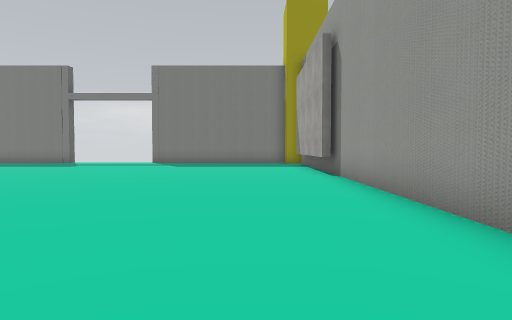
view 1 (above)

17 first-person views from a walk through a scene from a Unity 3-D project. The camera is 1.5 m above the floor, tilts 2° down and sees 75° across. The floor is counted in squares, 2 m on a side. Each view is taken from the middle of a square. On the plan, view 1 faces up. The plan holds only what a view shows up to about 11 squares ahead; the rest is blank. The player is left out. Some surface patterns are stand-ins.

view 2
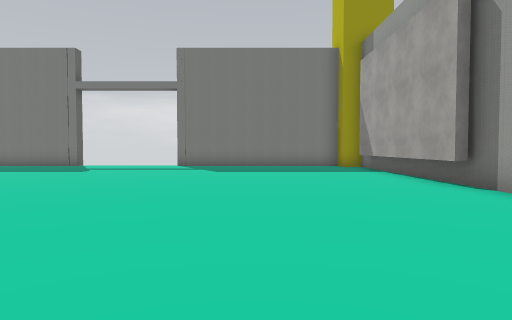

view 3
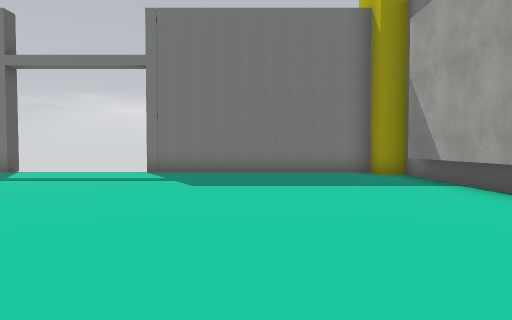

view 4
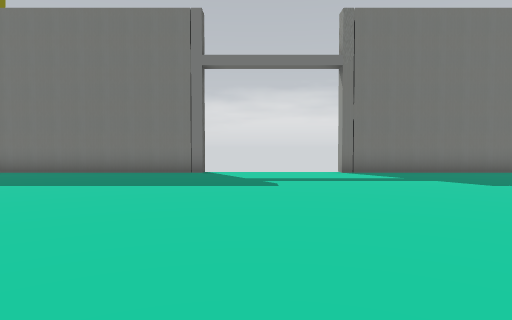

view 5
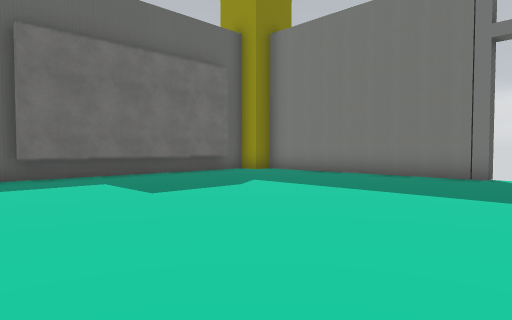

view 6
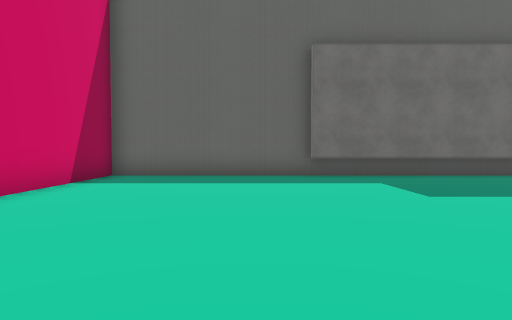

view 7
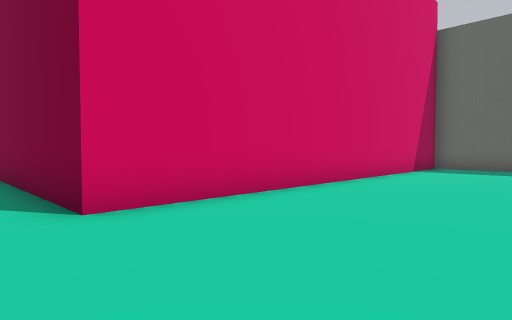

view 8
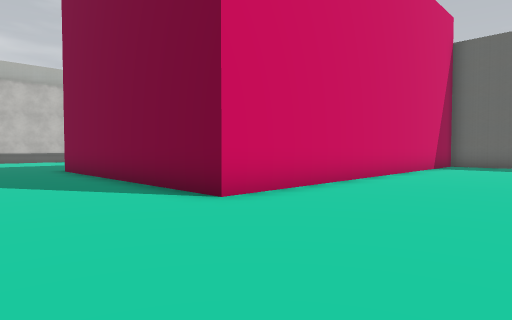

view 9
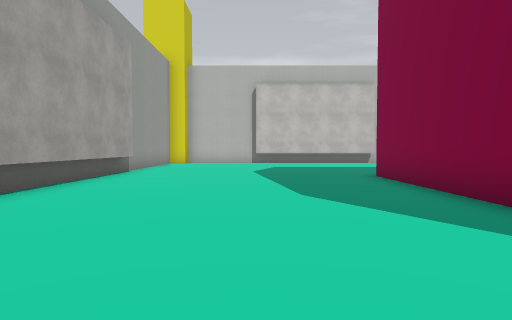

view 10
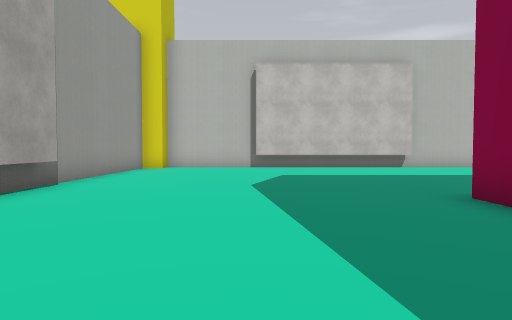

view 11
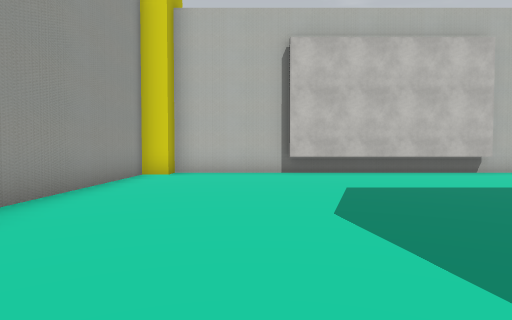

view 12
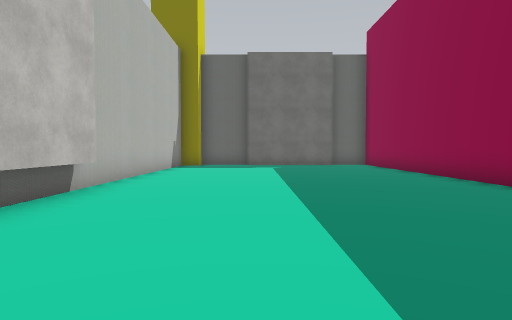

view 13
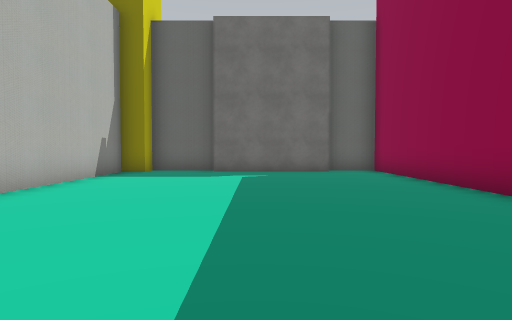

view 14
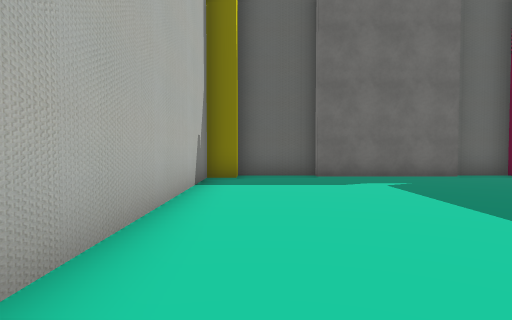

view 15
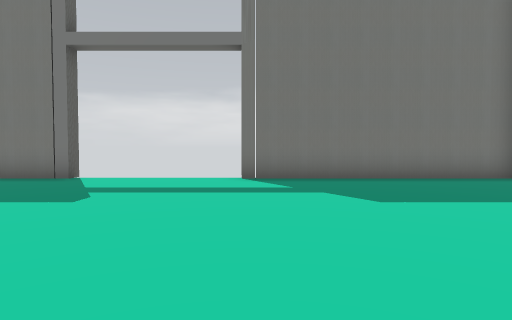

view 16
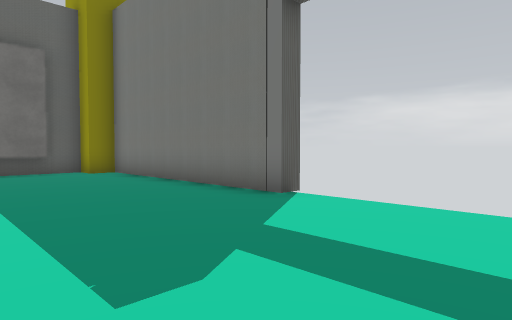

view 17
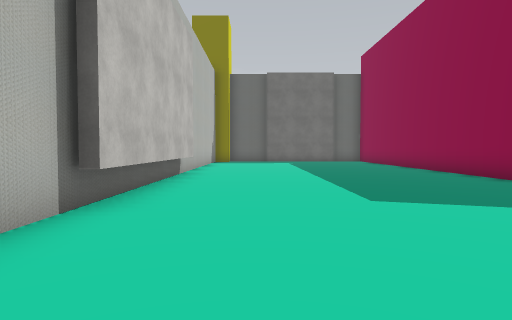

### Floor plan
Points are (right, up) in squares from view 1. A wall is a line through its corners. A room is listed if a view was taken in it or the views show most of it. See-through windows are left out.
Room 1 (views 1, 2, 3, 4, 5, 6, 7, 8, 9, 10, 11, 12, 13, 14, 15, 16, 17)
walls: (-5.8, -4) (-17.2, -4) (-17.2, -5.5); (2.3, 2.9) (2.3, 16.5) (1.5, 16.5) (1.5, 17.3) (-5.3, 17.3) (-5.3, 17.8); (1.9, 9.5) (1.9, 15.5); (1.9, -5.5) (1.9, 0); (-16.9, -5.5) (-16.9, -9.4); (-8.1, -11.9) (-2, -11.9); (-9.6, 17.8) (-9.6, 17.3) (-16.5, 17.3) (-16.5, 16.5) (-17.2, 16.5) (-17.2, 4) (-5.3, 4) (-5.3, -4); (-17.2, -9.2) (-17.2, -11.5) (-16.5, -11.5) (-16.5, -12.2) (1.5, -12.2) (1.5, -11.5) (2.3, -11.5) (2.3, -0.5); (-16.9, 15.5) (-16.9, 9.5)

Where each view was taken, in squares from view 1:
view 1: 0 up, 0 right, facing up
view 2: 3 up, 2 left, facing up
view 3: 7 up, 2 left, facing up
view 4: 7 up, 8 left, facing up
view 5: 8 up, 8 left, facing up-left
view 6: 8 up, 8 left, facing left
view 7: 8 up, 4 left, facing down-left
view 8: 8 up, 2 left, facing down-left
view 9: 5 up, 2 left, facing down
view 10: 1 up, 2 left, facing down
view 11: 2 down, 1 left, facing down
view 12: 9 down, 2 left, facing left
view 13: 8 down, 6 left, facing left
view 14: 11 down, 8 left, facing left
view 15: 9 up, 5 left, facing up
view 16: 13 up, 6 left, facing up-left
view 17: 10 down, 2 right, facing left
